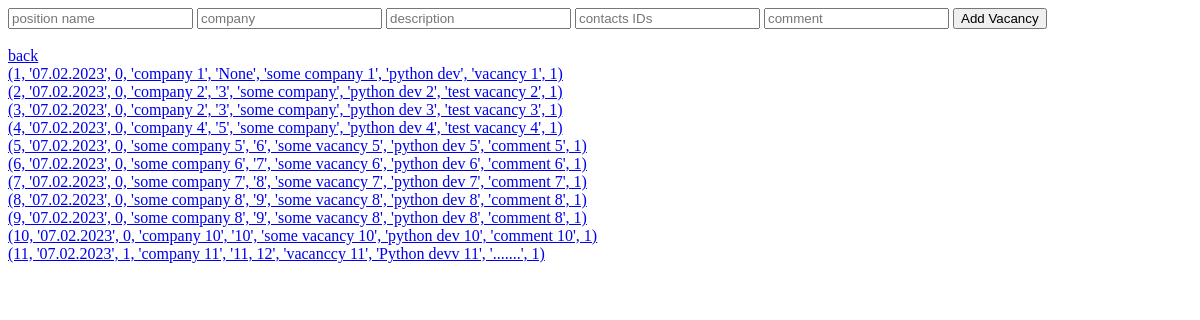
The app's page /vacancy/, older data.
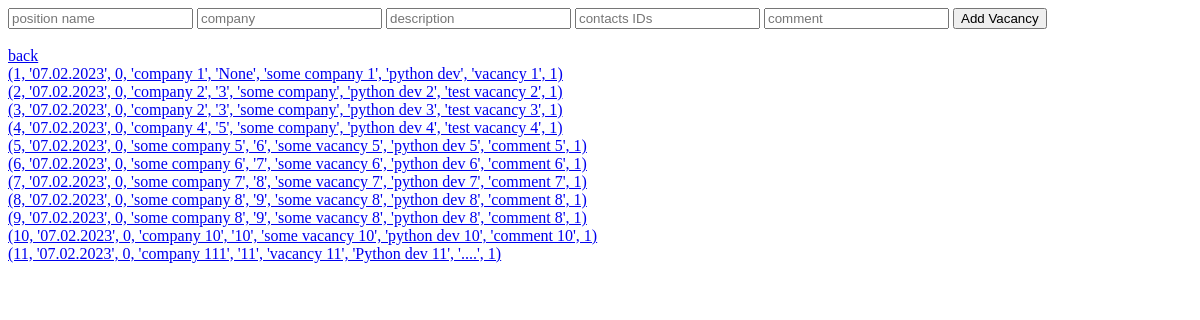
The same page, newer data.
### tables this page shows
CREATE TABLE "vacancy" (
	"id"	INTEGER NOT NULL UNIQUE,
	"creation_date"	TEXT NOT NULL DEFAULT CURRENT_DATE,
	"status"	INTEGER NOT NULL DEFAULT 0,
	"company"	TEXT NOT NULL,
	"contacts_ids"	TEXT,
	"description"	TEXT NOT NULL,
	"position_name"	TEXT NOT NULL,
	"comment"	TEXT,
	"user_id"	INTEGER NOT NULL,
	PRIMARY KEY("id" AUTOINCREMENT)
);

### app.py (the view, shortened to what this page needs)
@app.route('/vacancy/', methods=['GET', 'POST'])
def all_vacancies():
    with db_processing.DB() as db:
        result = db.query(f"SELECT * FROM vacancy WHERE user_id == {user_id}")
        return render_template('vacancy_add.html', vacancies=result)

### db_processing.py (called while the page is built)
    def __enter__(self):
        self.conn = sqlite3.connect('vacancy.db')
        if self.rows_check:
            self.conn.row_factory = sqlite3.Row
        self.c = self.conn.cursor()
        return self

    def query(self, qry):
        self.c.execute(qry)
        result = self.c.fetchall()
        return result

    def __exit__(self, exc_type, exc_val, exc_tb):
        self.c.close()
        self.conn.close()

### templates/vacancy_add.html (shortened to what this page needs)
<!DOCTYPE html>
<html lang="en">
<head>
</head>
<body>
<form action="/vacancy/" method="POST">
    <input type="text" name="position_name" placeholder="position name">
    <input type="text" name="company" placeholder="company">
    <input type="text" name="description" placeholder="description">
    <input type="text" name="contacts_ids" placeholder="contacts IDs">
    <input type="text" name="comment" placeholder="comment">
    <input type="submit" value="Add Vacancy">
</form>
<br/>
<a href="../">back</a>
<br/>
<div>
    {% for vacancy in vacancies %}
    <a href="{{ vacancy.0 }}/">{{ vacancy }}</a>
    {% endfor %}
</div>
</body>
</html>

Row changes from the older to the newer data that the page shows:
changed vacancy (number 11 of 11 on the later page): vacancy "(11, '07.02.2023', 1, 'company 11', '11, 12', 'vacanccy 11', 'Python devv 11', '.......', 1)" → "(11, '07.02.2023', 0, 'company 111', '11', 'vacancy 11', 'Python dev 11', '....', 1)"
